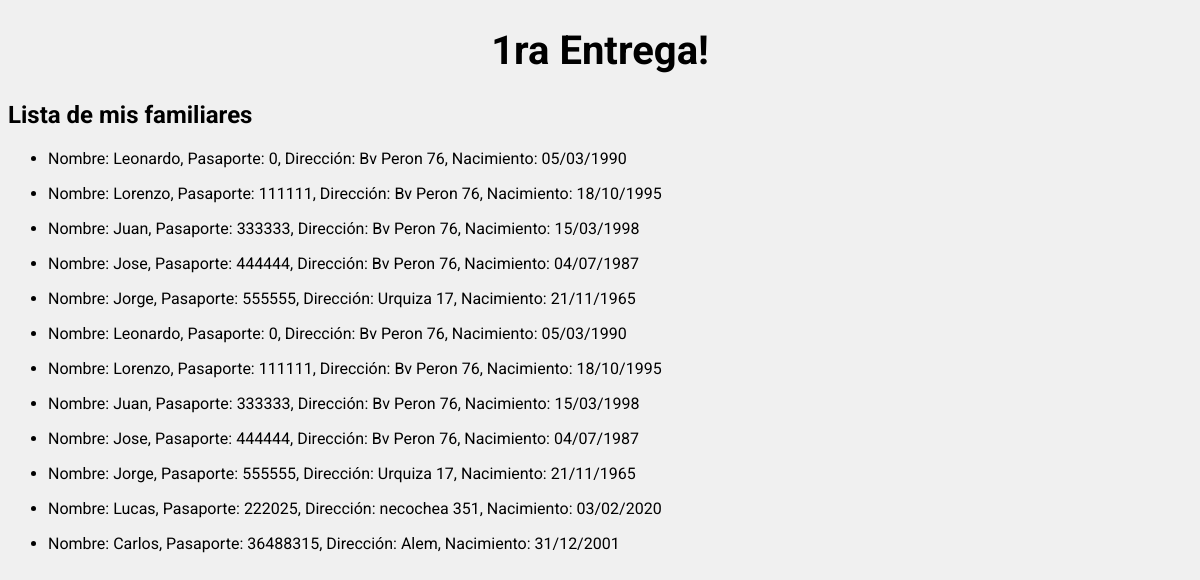
The page /familiares/ on the database as committed earlier.
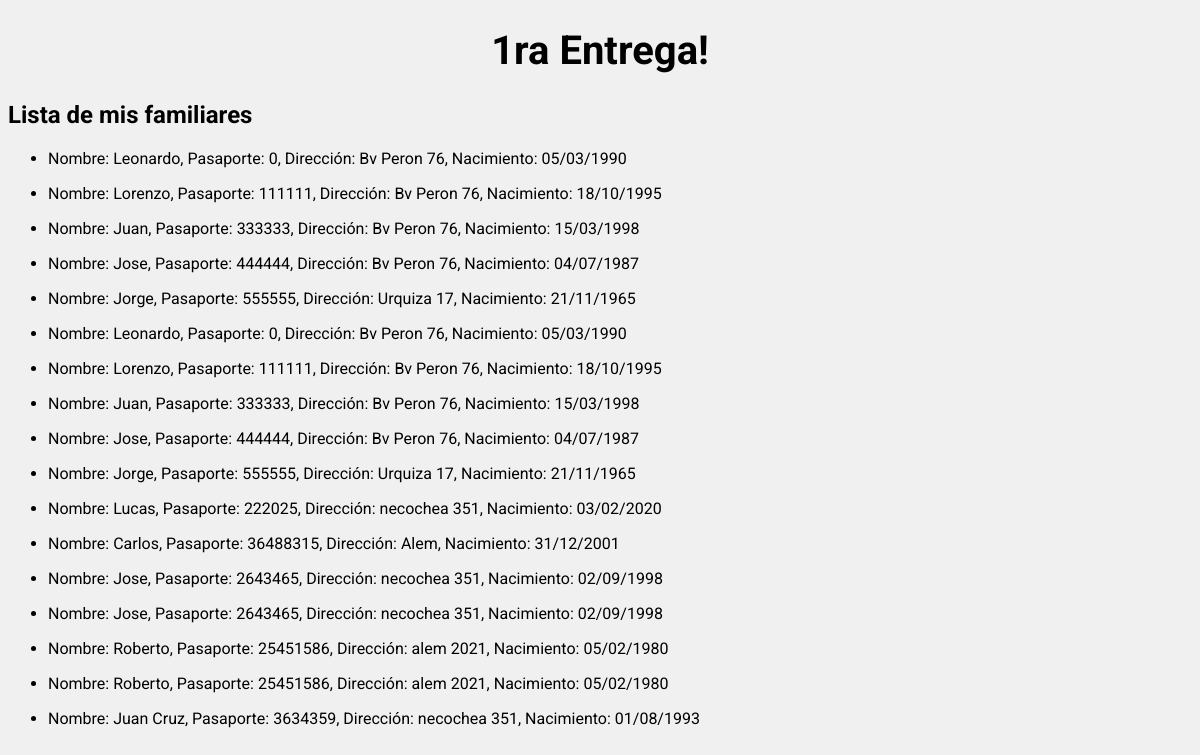
The same page on the database as committed later.
### Primer_MVT/models.py (models this page shows)
class Familiar(models.Model):
    nombre = models.CharField(max_length=100,default = "")
    direccion = models.CharField(max_length=200,default = "")
    numero_pasaporte = models.IntegerField()
    fecha_nacimiento = models.CharField(max_length=20,default = "")

### Primer_MVT/views.py (the view)
# urls.py: path('familiares/', monstrar_familiares), # nueva vista
def monstrar_familiares(request):
    lista_familiares = Familiar.objects.all()
    return render(request, "scripts/familiares.html", {"lista_familiares": lista_familiares})

### Primer_MVT/templates/scripts/familiares.html
{% extends 'scripts/saludar.html' %} {% block contenido %}
<h2>Lista de mis familiares</h2>
{% for familiar in lista_familiares %}
<ul>
  <li>
    Nombre: {{familiar.nombre}}, Pasaporte: {{familiar.numero_pasaporte}},
    Dirección: {{familiar.direccion}}, Nacimiento: {{familiar.fecha_nacimiento}}
  </li>
</ul>
{% endfor %} {% endblock %}

### Primer_MVT/templates/scripts/saludar.html (shortened to what this page needs)
<!DOCTYPE html>
<html lang="en">
  <head>
    {% load static %}
    <link rel="stylesheet" href="{% static 'Primer_MVT/css/style.css' %}" />
  </head>
  <body>
    <h1>1ra Entrega!</h1>
    {% block contenido %} {% endblock %}
  </body>
</html>

### Primer_MVT/static/Primer_MVT/css/style.css (style rules this page uses)
body { font-family: "Roboto"; background-color: #f0f0f0; }
h1 { font-size: 40px; text-align: center; }

Rows that differ between the two databases and show on the page:
added Familiar: nombre "Jose", numero_pasaporte "2643465", direccion "necochea 351", fecha_nacimiento "02/09/1998"
added Familiar: nombre "Jose", numero_pasaporte "2643465", direccion "necochea 351", fecha_nacimiento "02/09/1998"
added Familiar: nombre "Roberto", numero_pasaporte "25451586", direccion "alem 2021", fecha_nacimiento "05/02/1980"
added Familiar: nombre "Roberto", numero_pasaporte "25451586", direccion "alem 2021", fecha_nacimiento "05/02/1980"
added Familiar: nombre "Juan Cruz", numero_pasaporte "3634359", direccion "necochea 351", fecha_nacimiento "01/08/1993"
